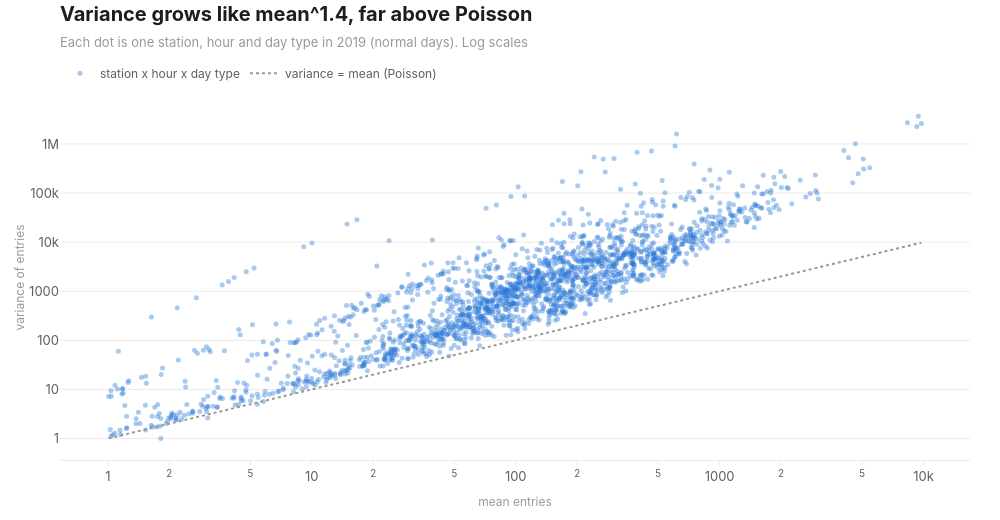

Source (notebook cell):
### Code cell
low = dispersion["mean"].min()
high = dispersion["mean"].max()

points = go.Scatter(
    x=dispersion["mean"],
    y=dispersion["variance"],
    mode="markers",
    name="station x hour x day type",
    marker=dict(color=viz.ACCENT, size=5, opacity=0.4),
    customdata=dispersion[["station", "hour", "day_type"]],
    hovertemplate="%{customdata[0]} hour %{customdata[1]} (%{customdata[2]})<br>mean %{x:,.1f}, variance %{y:,.0f}<extra></extra>",
)
poisson_line = go.Scatter(
    x=[low, high],
    y=[low, high],
    mode="lines",
    name="variance = mean (Poisson)",
    line=dict(color=viz.MUTED, width=2, dash="dot"),
    hoverinfo="skip",
)

fig = go.Figure([points, poisson_line])
fig.update_layout(hovermode="closest")
fig.update_xaxes(type="log", title_text="mean entries")
fig.update_yaxes(type="log", title_text="variance of entries")

title = f"Variance grows like mean^{power:.1f}, far above Poisson"
subtitle = "Each dot is one station, hour and day type in 2019 (normal days). Log scales"
viz.titled(fig, title, subtitle)
viz.save(fig, "03_mean_variance")
fig

### Figure 1 — Plotly figure (JSON) as saved in the notebook; plotly's stock layout.template omitted (floating-point values rounded to 4 significant figures; data arrays with more than 128 entries replaced by an {"elided": "..."} marker saying what was removed)
{"data": [{"customdata": {"elided": "2006x3 mixed values"}, "hovertemplate": "%{customdata[0]} hour %{customdata[1]} (%{customdata[2]})<br>mean %{x:,.1f}, variance %{y:,.0f}<extra></extra>", "marker": {"color": "#2a78d6", "opacity": 0.4, "size": 5}, "mode": "markers", "name": "station x hour x day type", "type": "scatter", "x": {"elided": "2006 float values"}, "y": {"elided": "2006 float values"}}, {"hoverinfo": "skip", "line": {"color": "#9a9993", "dash": "dot", "width": 2}, "mode": "lines", "name": "variance = mean (Poisson)", "type": "scatter", "x": [1.008, 9761.0], "y": [1.008, 9761.0]}], "layout": {"height": 520, "hovermode": "closest", "title": {"text": "<b>Variance grows like mean^1.4, far above Poisson</b><br><span style='font-size:13px;color:#9a9993'>Each dot is one station, hour and day type in 2019 (normal days). Log scales</span>"}, "width": 1000, "xaxis": {"title": {"text": "mean entries"}, "type": "log"}, "yaxis": {"title": {"text": "variance of entries"}, "type": "log"}}}
